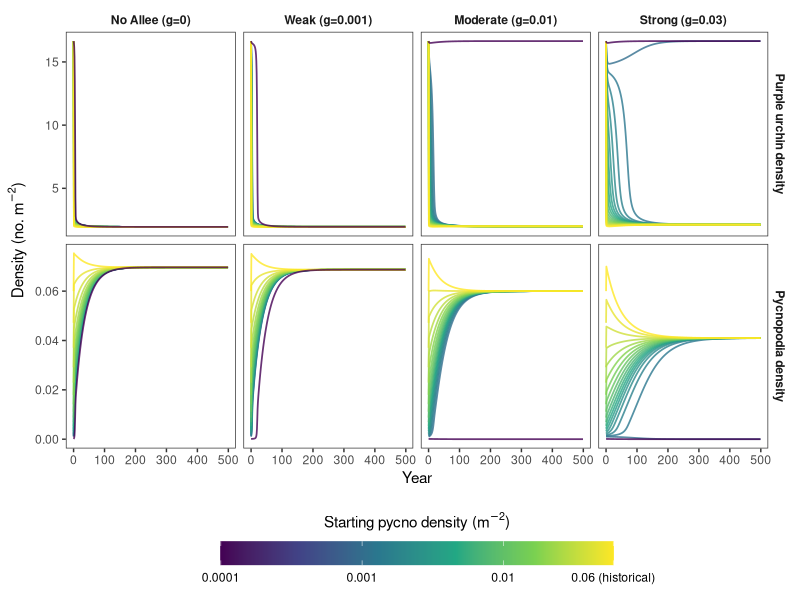
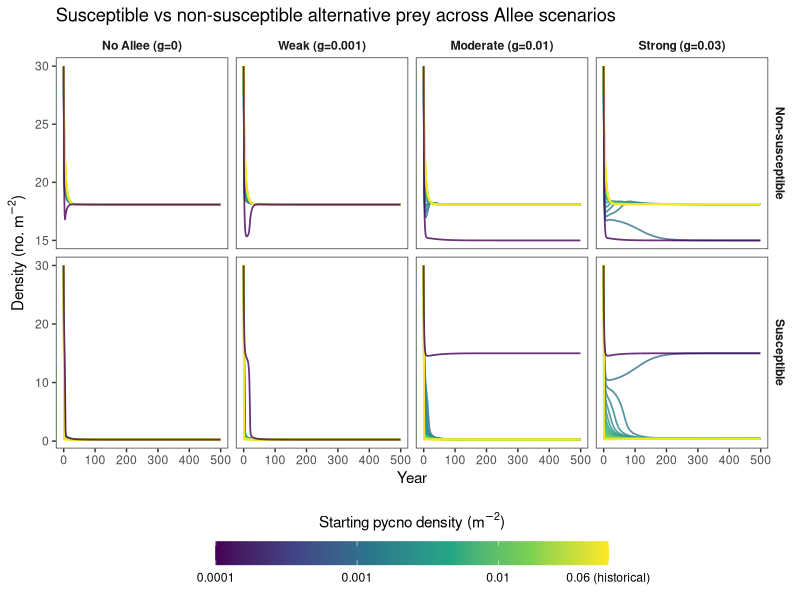

The R script that drew these images, in order:
## ---- chunk 1
knitr::opts_chunk$set(echo = TRUE)
## ---- chunk 2
library(deSolve)
library(dplyr)
library(ggplot2)
library(tidyr)
## ---- chunk 3
# Smooth approximation to max(x, 0) -- used for the urchin refuge so the
# transition to "protected" urchins has no sharp kink, which can otherwise
# cause solver convergence issues (e.g. lsoda "corrector convergence failed
# repeatedly") right around the refuge boundary. Higher `sharpness` makes
# this behave more like a hard cutoff; lower values transition more gradually.
smooth_floor <- function(x, sharpness = 5) {
  (x + log1p(exp(-sharpness * x)) / sharpness)
}
## ---- chunk 4
# Defines a function with the model parameters as arguments
make_diffyq <- function(alpha,        # search / attack rate (Q)
                         rho_u,       # preference weight for urchins (P)
                         rho_x,       # preference weight for susceptible alt prey (X1)
                         rho_x2,      # preference weight for non-susceptible alt prey (X2) 
                         b_u,         # urchin saturation coefficient (b)
                         c_o,         # alt prey saturation coefficient (c)
                         rec,         # fixed urchin recruitment
                         K_U,         # urchin carrying capacity
                         e,           # conversion efficiency
                         g,           # Allee effect threshold
                         z,           # nutritional value exponent
                         d,           # sea star mortality
                         r,           # growth rate for alternative prey
                         K_alt,       # carrying capacity for alternative prey
                         exchange,    # exchange rate between prey pools
                         urchin_refuge # urchin density largely protected from predation
                         ) {
  # Returns this function below, taking arguments of t (current time), 
  # and N (current state vector)
  function(t, N, parms = NULL) {
    S <- max(N[1], 0)   # pycno density 
    U <- max(N[4], 0)   # urchin density 
    X1 <- max(N[2], 0)  # susceptible alternative prey
    X2 <- max(N[3], 0)  # non-susceptible alternative prey
    O <- X1 + X2         # total alternative prey

    # Urchins hiding in refugia (crevices, cracks) are largely protected
    # from predation. Uses a smooth threshold instead of a hard pmax() to
    # avoid solver convergence issues at the refuge boundary.
    U_access <- smooth_floor(U - urchin_refuge, sharpness = 5)

    # Pycno dynamics---------------------------------------------------
    
    # predator preference for urchins * attack rate * accessible urchin density *
    # predator density / (1 + urchin saturation * urchin density + alt prey saturation *
    # alt prey density) -- this is Holling Type II functional response (rate of 
    # prey consumption rises as prey density increases but levels off at some 
    # point when increases in prey density no longer increase consumption).
    # Only U_access (urchins above the refuge threshold) can actually be eaten.
    urchin_consumption <- (rho_u * alpha * U_access * S) / (1 + b_u * U + c_o * O)

    # Alt prey consumption is now split by pool: X1 (susceptible) is eaten at
    # the normal rho_x rate, while X2 (non-susceptible / refuge pool) is eaten
    # at the much-reduced rho_x2 rate. 
    alt_consumption    <- (rho_x * alpha * X1 * S + rho_x2 * alpha * X2 * S) / (1 + b_u * U + c_o * O)

    allee_effect <- S / (S + g)
    nutritional_impact <- pmax(1 - U / K_U, 0) ^ z

    birth_S <- e * (urchin_consumption * nutritional_impact + alt_consumption) * allee_effect
    death_S <- d * S
    dSdt <- birth_S - death_S

    # Urchin dynamics---------------------------------------------------------
    growth_U   <- rec * U * (1 - U / K_U)
    predation_U <- urchin_consumption
    dUdt <- growth_U - predation_U

    # Alternative prey ---------------------------------------------------------
    recx <- r * (X1 + X2) * (1 - (X1 + X2) / K_alt)

    # Predation on each pool now uses its own attack-rate weight, so X2 is
    # genuinely protected rather than eaten at the same rate as X1.
    predation_X1 <- (rho_x  * alpha * X1 * S) / (1 + b_u * U + c_o * O)
    predation_X2 <- (rho_x2 * alpha * X2 * S) / (1 + b_u * U + c_o * O)

    dx1dt <- 0.5 * recx + exchange * (X2 - X1) - predation_X1
    dx2dt <- 0.5 * recx + exchange * (X1 - X2) - predation_X2

    return(list(c(dSdt, dx1dt, dx2dt, dUdt)))
  }
}
## ---- chunk 5
default_alpha          <- 654      # Galloway et al. uses alpha = 1000
default_rho_u          <- 1
default_rho_x          <- 1
default_rho_x2         <- 0
default_b_u            <- 0.1
default_c_o            <- 0.1
default_rec            <- 1
default_K_U            <- 16.65
default_e              <- 0.0004
default_g              <- 0.01
default_z              <- 0.3
default_d              <- 0.03      
default_r              <- 0.5
default_K_alt          <- 30
default_exchange       <- 0.1
default_urchin_refuge  <- 2       # urchin density protected from predation (~12% of K_U)
## ---- chunk 6
# Runs function 
run_mods <- function(P0,
                      g             = default_g, 
                      d             = default_d,
                      z             = default_z,
                      rec           = default_rec,
                      K_U           = default_K_U,
                      alpha         = default_alpha,
                      rho_u         = default_rho_u,
                      rho_x         = default_rho_x,
                      rho_x2        = default_rho_x2,
                      b_u           = default_b_u,
                      c_o           = default_c_o,
                      e             = default_e,
                      r             = default_r,
                      K_alt         = default_K_alt,
                      exchange      = default_exchange,
                      urchin_refuge = default_urchin_refuge,
                      X0            = 30,  # initial alternative prey density 
                      Y0            = 16.65,  # initial urchin density
                      n_iter        = 500, # simulates 500 years 
                      interval      = 1) {

  # Build a self-contained ODE function for this specific parameter set
  diffyq <- make_diffyq(
    alpha = alpha, rho_u = rho_u, rho_x = rho_x, rho_x2 = rho_x2,
    b_u = b_u, c_o = c_o,
    rec = rec, K_U = K_U, e = e, g = g, z = z, d = d,
    r = r, K_alt = K_alt, exchange = exchange, urchin_refuge = urchin_refuge
  )

  # Run ODE  (state order: S, X1, X2, U)
  out <- ode(
    y     = c(P0, X0, X0, Y0),
    times = seq(0, (n_iter - 1) * interval, by = interval),
    func  = diffyq,
    parms = NULL,
    atol  = 1e-6,
    rtol  = 1e-6
  )

  data.frame(
    time   = out[, 1],
    pycno  = out[, 2],
    X1     = out[, 3],
    X2     = out[, 4],
    urchin = out[, 5],
    P0     = P0,
    g      = g,
    d      = d,
    z      = z
  )
}

# ------------------------------------------------------------------------------
# Run scenarios
# ------------------------------------------------------------------------------
P0_vals <- c(0.0001, exp(seq(log(0.001), log(0.06), length.out = 18)))
g_vals  <- c(0, 0.001, 0.01, 0.03)

results <- expand.grid(P0 = P0_vals, g = g_vals) %>%
  rowwise() %>%
  do(run_mods(
    P0     = .$P0,
    g      = .$g,
    n_iter = 500
  )) %>%
  ungroup()
## ---- chunk 7
results <- results %>%
  mutate(
    P0_label = paste0("P0 = ", round(P0, 4)),
    g_label  = factor(g, labels = c("No Allee (g=0)",
                                     "Weak (g=0.001)",
                                     "Moderate (g=0.01)",
                                     "Strong (g=0.03)"))
  )

results_long <- results %>%
  select(time, pycno, urchin, P0, P0_label, g_label) %>%
  pivot_longer(cols      = c(pycno, urchin),
               names_to  = "species",
               values_to = "density") %>%
  mutate(species = recode(species,
                          "pycno"  = "Pycnopodia density",
                          "urchin" = "Purple urchin density"))

p_updated <- ggplot(results_long,
                    aes(x = time, y = density,
                        colour = P0, group = P0_label)) +
  geom_line(alpha = 0.8, linewidth = 0.6) +
  scale_colour_viridis_c(
    trans   = "log10",
    name    = expression(paste("Starting pycno density (", m^-2, ")")),
    breaks  = c(0.0001, 0.001, 0.01, 0.06),
    labels  = c("0.0001", "0.001", "0.01", "0.06 (historical)")
  ) +
  facet_grid(species ~ g_label, scales = "free_y") +
  labs(
    x = "Year",
    y = expression(paste("Density (no. ", m^-2, ")"))
  ) +
  theme_bw() +
  theme(
    panel.grid       = element_blank(),
    legend.position  = "bottom",
    legend.key.width = unit(2, "cm"),
    strip.background = element_blank(),
    strip.text       = element_text(face = "bold")
  ) +
  guides(colour = guide_colourbar(title.position = "top", title.hjust = 0.5))

p_updated
## ---- chunk 8
# Plotting alternative prey
results_alt <- results %>%
  mutate(
    P0_label = paste0("P0 = ", round(P0, 4)),
    g_label  = factor(g, labels = c("No Allee (g=0)",
                                     "Weak (g=0.001)",
                                     "Moderate (g=0.01)",
                                     "Strong (g=0.03)"))
  ) %>%
  select(time, X1, X2, P0, P0_label, g_label) %>%
  pivot_longer(cols      = c(X1, X2),
               names_to  = "prey_type",
               values_to = "density") %>%
  mutate(prey_type = recode(prey_type,
                            "X1" = "Susceptible",
                            "X2" = "Non-susceptible"))

ggplot(results_alt,
       aes(x = time, y = density,
           colour = P0, group = P0_label)) +
  geom_line(alpha = 0.8, linewidth = 0.6) +
  scale_colour_viridis_c(
    trans   = "log10",
    name    = expression(paste("Starting pycno density (", m^-2, ")")),
    breaks  = c(0.0001, 0.001, 0.01, 0.06),
    labels  = c("0.0001", "0.001", "0.01", "0.06 (historical)")
  ) +
  facet_grid(prey_type ~ g_label, scales = "free_y") +
  labs(
    title = "Susceptible vs non-susceptible alternative prey across Allee scenarios",
    x     = "Year",
    y     = expression(paste("Density (no. ", m^-2, ")"))
  ) +
  theme_bw() +
  theme(
    panel.grid       = element_blank(),
    legend.position  = "bottom",
    legend.key.width = unit(2, "cm"),
    strip.background = element_blank(),
    strip.text       = element_text(face = "bold")
  ) +
  guides(colour = guide_colourbar(title.position = "top", title.hjust = 0.5))
## ---- chunk 9
# Extract equilibrium values (mean of last 50 time steps)
equilibrium <- results %>%
  group_by(P0, g) %>%
  filter(time >= max(time) - 50) %>%
  summarise(
    pycno_eq  = mean(pycno),
    urchin_eq = mean(urchin),
    alt_eq    = mean(X1 + X2),
    alt_eq_x1 = mean(X1),
    alt_eq_x2 = mean(X2), #non-susceptible
    .groups   = "drop"
  ) %>%
  mutate(
    g_label = factor(g, labels = c("No Allee (g=0)",
                                    "Weak (g=0.001)",
                                    "Moderate (g=0.01)",
                                    "Strong (g=0.03)"))
  )

print(equilibrium)
